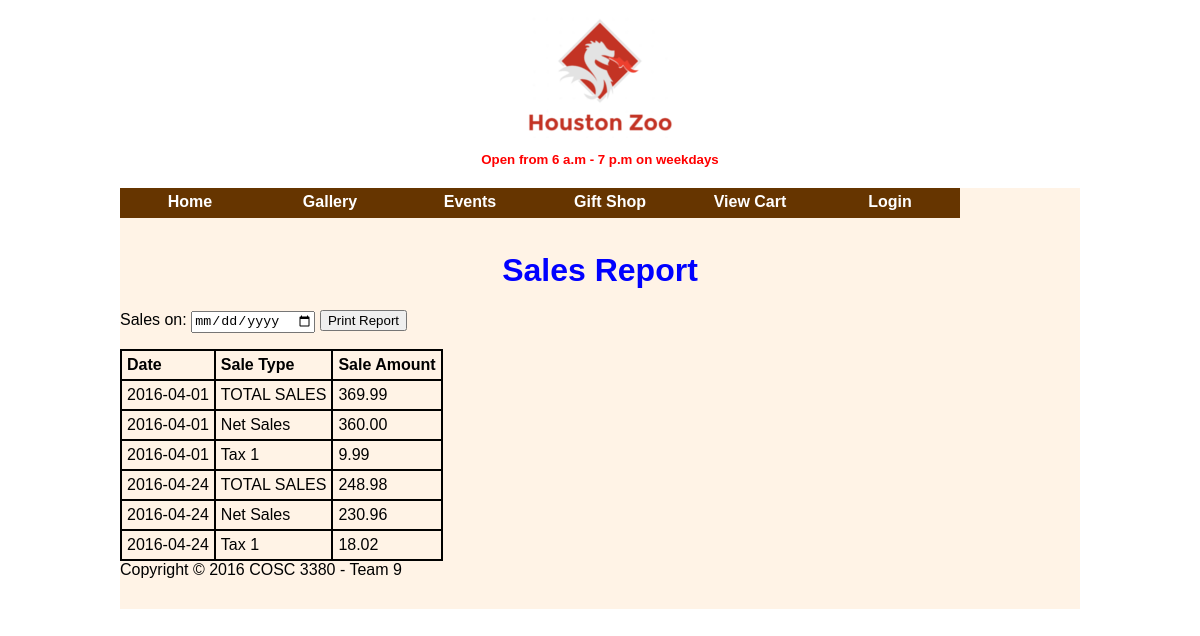
/salesRpt.php, run on the app's committed database.
### tables this page shows
CREATE TABLE IF NOT EXISTS `Menu` (
  `menuPage` int(11) NOT NULL AUTO_INCREMENT,
  `menutext` varchar(30) NOT NULL,
  `menuLink` varchar(30) NOT NULL,
  `menuParent` int(11) NOT NULL,
  `menuSort` int(11) NOT NULL,
  `menuSecurity` int(11) NOT NULL,
  PRIMARY KEY (`menuPage`)
);

CREATE TABLE IF NOT EXISTS `Sales` (
  `Date` date NOT NULL,
  `TotalTypeID` int(11) NOT NULL,
  `TotalSales` decimal(10,2) NOT NULL,
  KEY `TotalTypeID` (`TotalTypeID`)
);

CREATE TABLE IF NOT EXISTS `Totals_Type` (
  `TotalTypeID` int(11) NOT NULL AUTO_INCREMENT,
  `TotalTypeName` varchar(30) NOT NULL,
  `CreatedOn` datetime NOT NULL,
  `CreatedBy` int(11) NOT NULL,
  `UpdateOn` timestamp NOT NULL DEFAULT '0000-00-00 00:00:00' ON UPDATE CURRENT_TIMESTAMP,
  `UpdateBy` int(11) NOT NULL,
  PRIMARY KEY (`TotalTypeID`),
  UNIQUE KEY `TotalTypeName` (`TotalTypeName`),
  KEY `CreatedBy` (`CreatedBy`),
  KEY `UpdateBy` (`UpdateBy`)
);

### salesRpt.php (the view, shortened to what this page needs)
<?php
	require_once (__DIR__.'/scripts/config.php');
?>
<?php
	echo "<div id = 'title'><h1>Sales Report</h1></div>
			<div id = 'allItems'>
			<form><label>Sales on: </label>
			<input type='date' name='date' value=''/>
			<button type='submit' name = 'submit'>Print Report</button>
			<br/>
			</form>
			<table>
			<tr>
				<th>Date</th>
				<th>Sale Type</th>
				<th>Sale Amount</th>
			</tr>";
	if(empty($selectedDate))
		$sql = "Select Date, ttl.TotalTypeName, TotalSales from Sales s join Totals_Type ttl on ttl.TotalTypeID=s.TotalTypeID order by Date asc;";
	else
		$sql = "Select Date, ttl.TotalTypeName, TotalSales from Sales s join Totals_Type ttl on ttl.TotalTypeID=s.TotalTypeID where Date = '{$selectedDate}' order by Date asc;";
	$querystmt=$DB_con->prepare($sql);
	$querystmt->execute();
	try{
		while($row=$querystmt->fetchObject()){
			echo "<tr>";
			echo "<td>{$row->Date}</td>";
			echo "<td>{$row->TotalTypeName}</td>";
			echo "<td>{$row->TotalSales}</td>";
			echo "</tr>";
		}
	}
	catch(PDOException $ex){
		$user->redirect('error.php',$ex->getMessage());
	}
	echo "</table>";
?>
<?php
	include("master.php");
?>

### scripts/class.zoouser.php (shortened to what this page needs)
<?php
class USERZOO
{
    private $db;
    function __construct($DB_con)
    {
        $this->db=$DB_con;
    }
    public function showMenu($level)
    {
        if($level==0)
        {
            $user_id=0;
        }
        elseif($level==1)
        {
            $user_id = $_SESSION['user_session'];
        }
        $result=$this->db->prepare("SELECT UserTypeID FROM customer WHERE customerID=:uid UNION select UserTypeID  from Staff where staffID=:uid LIMIT 1");
        $result->execute(array(':uid'=>$user_id));
        $userRow=$result->fetchObject();;
        $userLevel=$userRow->UserTypeID;
        if($level==0)
        {
            $sql="Select * from Menu Where menuSecurity=$userLevel order by menuParent,menuSort ASC";
        }
        elseif($level==1 && $userLevel==1)
        {
            $sql="Select * from Menu Where menuSecurity<=$userLevel and menuText not in('Login') order by menuParent,menuSort ASC";
        }
        else
        {
            $sql="Select * from Menu Where menuSecurity<=$userLevel and menuText not in ('Login','View Cart','Gift Shop','Events','Gallery') order by menuParent,menuSort ASC";
        }
        $querystmt=$this->db->prepare($sql);
        $querystmt->execute();
        while($row=$querystmt->fetchObject())
        {
            if($row->menuParent==0)
            {
                $menu[$row->menuPage]['text']=$row->menutext;
                $menu[$row->menuPage]['link']=$row->menuLink;
            }
        }
        if(!empty($menu))
        {
            echo "<div id='navmenu'>";
            echo "<ul id='nav'>";
            foreach($menu as $page=>$link)
            {
                $name=$link['text'];
                $linkUrl=$link['link'];
                if($linkUrl!="")
                {
                    echo "<li><a href='$linkUrl'>$name</a>";
                }
                else
                {
                    echo "<li><a>$name</a>";
                }
                echo "</li>";
            }
            echo "</ul>";
            echo "</div>";
            echo "<br/>";
        }
    }
}
?>

### css/default.css (style rules this page uses)
body { background: url(../images/wood-wallpaper.png); font-family: Helvetica, Arial; }
#title { color: blue; text-align: center; }
table, th, td { border: 0px solid black; border-collapse: collapse; }
th, td { padding: 2px; }
#navmenu { width:100%; }
#navmenu ul { margin: 0; padding: 0; height:25px; }
#navmenu li { margin: 0; padding: 0; list-style: none; float: left; position: relative; background:#663500; }
#navmenu ul li a { text-align:center; text-decoration:none; font-family:Arial, Helvetica, sans-serif; font-weight:bold; height:25px; width:140px; display:block; color:#FFFFFF; padding-top:5px; }

### salesRpt.php (style rules this page uses)
table, th, td { border: 2px solid black; border-collapse: collapse; }
th, td { padding: 5px; text-align: left; }

### data on the page
menu: menutext "Home"
menu: menutext "Gallery"
menu: menutext "Events"
menu: menutext "Gift Shop"
menu: menutext "View Cart"
menu: menutext "Login"
sales: Date "2016-04-01", TotalTypeID.TotalTypeName "TOTAL SALES", TotalSales "369.99"
sales: Date "2016-04-01", TotalTypeID.TotalTypeName "Net Sales", TotalSales "360.00"
sales: Date "2016-04-01", TotalTypeID.TotalTypeName "Tax 1", TotalSales "9.99"
sales: Date "2016-04-24", TotalTypeID.TotalTypeName "TOTAL SALES", TotalSales "248.98"
sales: Date "2016-04-24", TotalTypeID.TotalTypeName "Net Sales", TotalSales "230.96"
sales: Date "2016-04-24", TotalTypeID.TotalTypeName "Tax 1", TotalSales "18.02"
